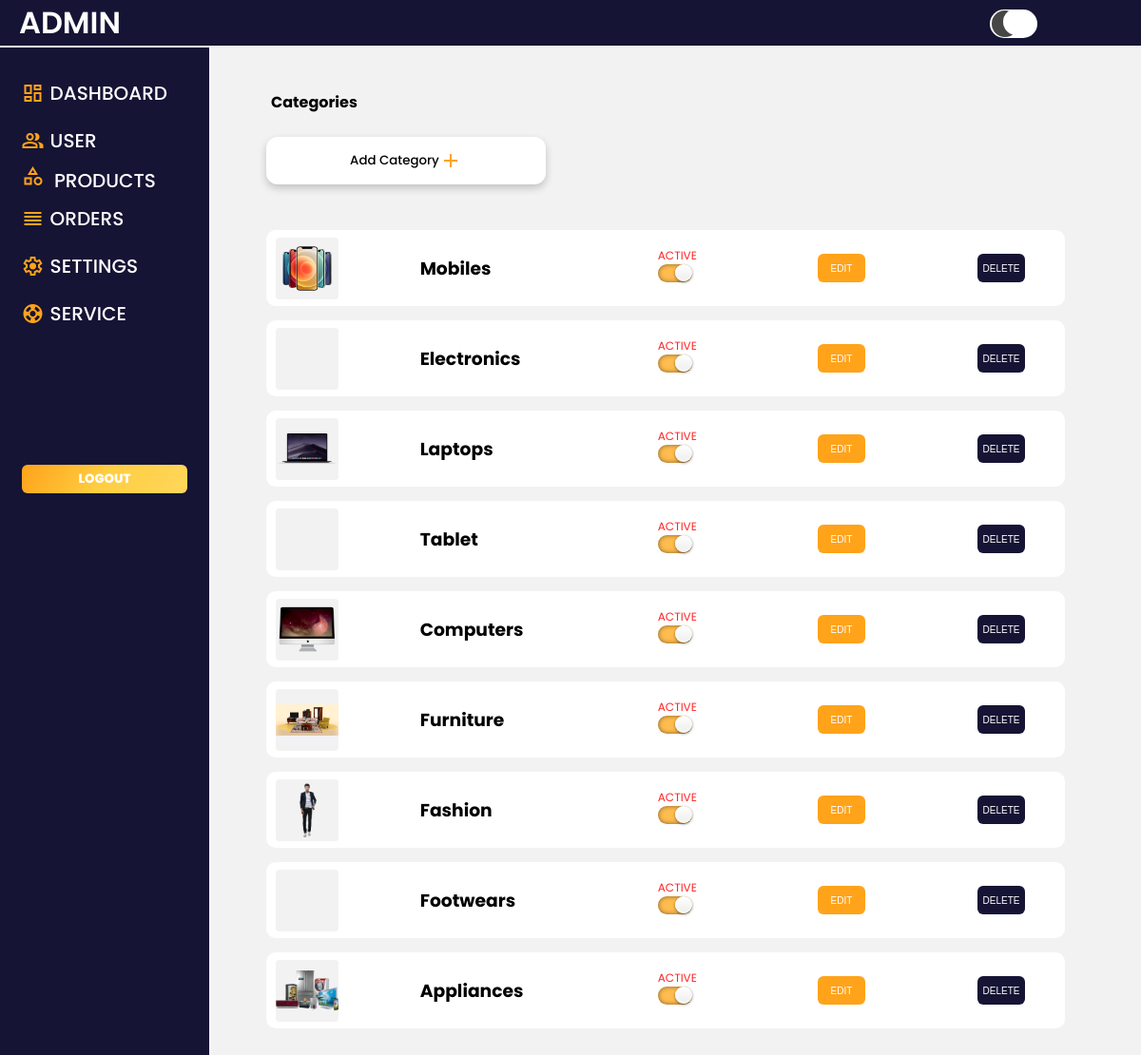
Screenshot of /admin_panel/category.php with the database file from the repository.
### tables this page shows
CREATE TABLE `category` (
  `Id` int(11) NOT NULL,
  `category_name` varchar(120) NOT NULL,
  `category_image` varchar(250) NOT NULL,
  `category_status` int(11) NOT NULL
);

### admin_panel/category.php (the view, shortened to what this page needs)
<?php
include "../connection.php";
$sql = "SELECT * FROM category ORDER BY Id ASC";
$result = mysqli_query($conn, $sql);
?>
<!DOCTYPE html>
<html>
<head>
    <link rel="stylesheet" href="../styles.css">
</head>
<body>
    <main>
        <section class="dash-panel">
            <div class="dash-container">
                <div class="dashboard">
                    <h1 class="dash-head">Categories</h1>
                    <div class="add-category"><button id="adprobtn">Add Category<span class="material-symbols-outlined">
                            </span></button></div>
                    <div class="dtl-table categories">
                        <div class="category-tab">
                            <?php
                                $rows = mysqli_fetch_all($result, MYSQLI_ASSOC);
                                foreach ($rows as $row) {
                            ?>
                            <div class="category-cards" id="delete_id<?php echo $row['Id']; ?>">
                                <div class="card-inner-container">
                                    <div class="img-container"><img src="../images/<?= $row['category_image']?>" alt="">
                                    </div>
                                    <div class="card-head">
                                        <h3><?php echo $row['category_name']?></h3>
                                    </div>
                                    <div class="card-status">
                                        <p id="session-status">
                                            <?php if($row['category_status'] == '1'){
                                            echo 'ACTIVE';
                                        }
                                        else{
                                            echo 'INACTIVE';
                                        }
                                        ?>
                                        </p>
                                        <div class="cat-toggle">
                                            <input type="checkbox" name="category-checkbox"
                                                id="cat-active-<?php echo $row['Id']; ?>"
                                                <?php if ($row['category_status'] == '1') echo 'checked'; ?>
                                                onchange="toggleStatus('<?php echo $row['Id']; ?>')">
                                        </div>
                                    </div>
                                    <div class="edit-category">
                                        <button name="edit-cat" type="button" class="edit-cat-btn"
                                             data-category-id="<?php echo $row['Id']; ?>"
                                             data-category-img="<?= $row['category_image'] ?>"
                                             data-category-name="<?= $row['category_name'] ?>">
                                             EDIT
                                        </button>
                                    </div>
                                    <div class="dlt-category">
                                        <form method="POST">
                                            <button id="delete-category" name="delete-category" type="submit"
                                                onclick="deleteCategory(<?php echo $row['Id']; ?>)">DELETE</button>
                                        </form>
                                    </div>
                                </div>
                            </div>
                            <?php } ?>
                        </div>
                    </div>
                </div>
            </div>
        </section>
    </main>
</body>
</html>

### rows the page displays
category: category_image (picture), category_name "Mobiles", shows "ACTIVE", category_status "☑"
category: category_name "Electronics", shows "ACTIVE", category_status "☑"
category: category_image (picture), category_name "Laptops", shows "ACTIVE", category_status "☑"
category: category_name "Tablet", shows "ACTIVE", category_status "☑"
category: category_image (picture), category_name "Computers", shows "ACTIVE", category_status "☑"
category: category_image (picture), category_name "Furniture", shows "ACTIVE", category_status "☑"
category: category_image (picture), category_name "Fashion", shows "ACTIVE", category_status "☑"
category: category_name "Footwears", shows "ACTIVE", category_status "☑"
category: category_image (picture), category_name "Appliances", shows "ACTIVE", category_status "☑"
